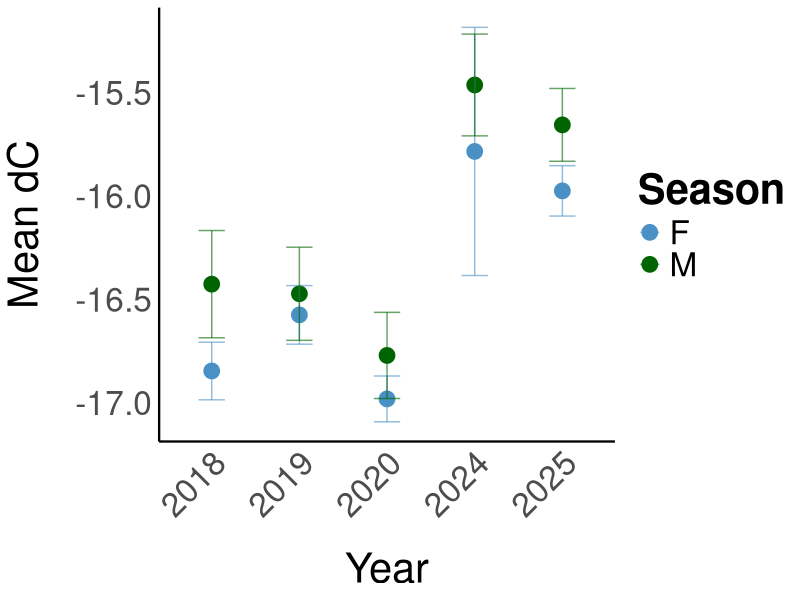
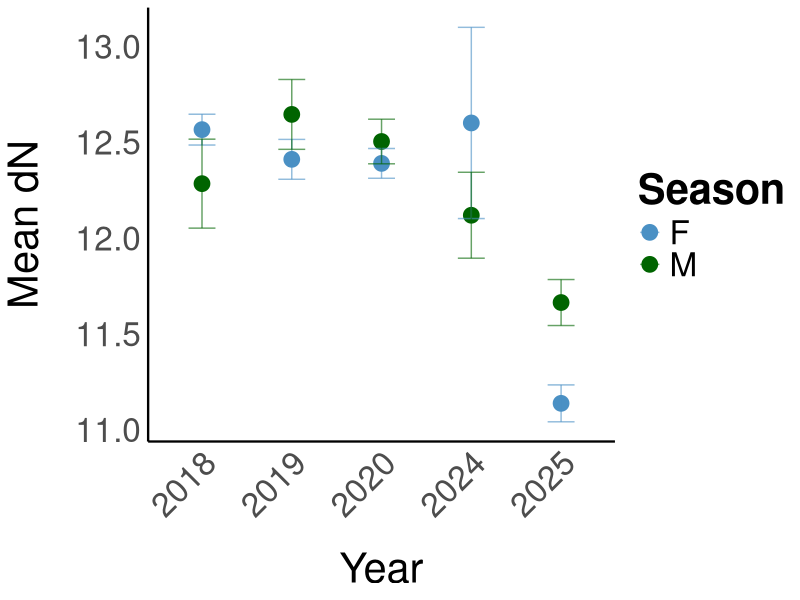
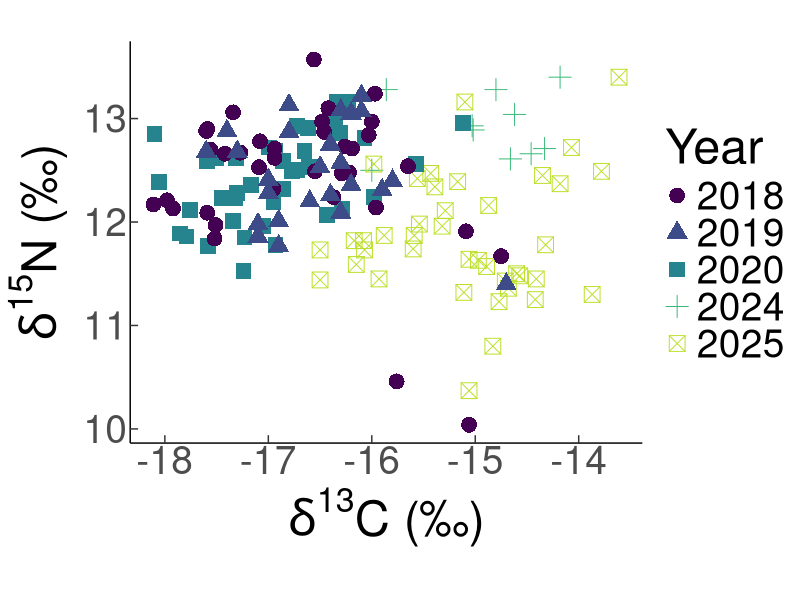
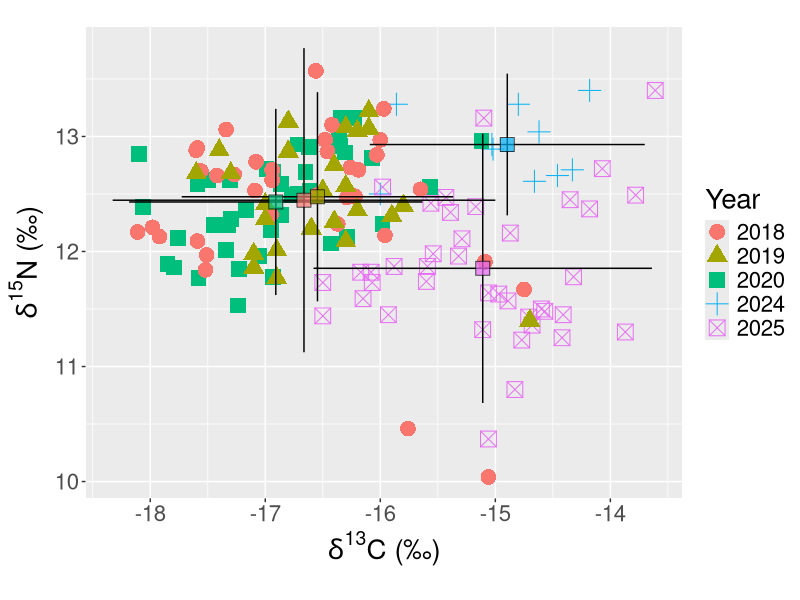
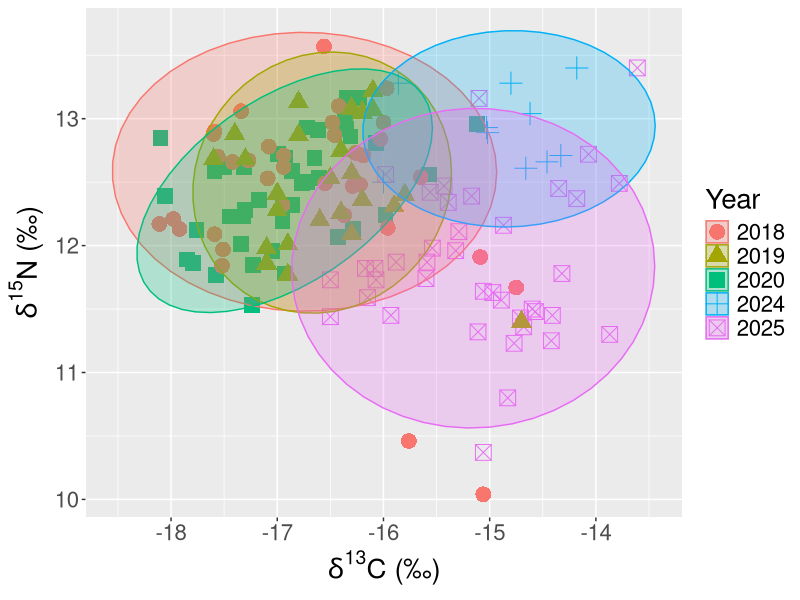
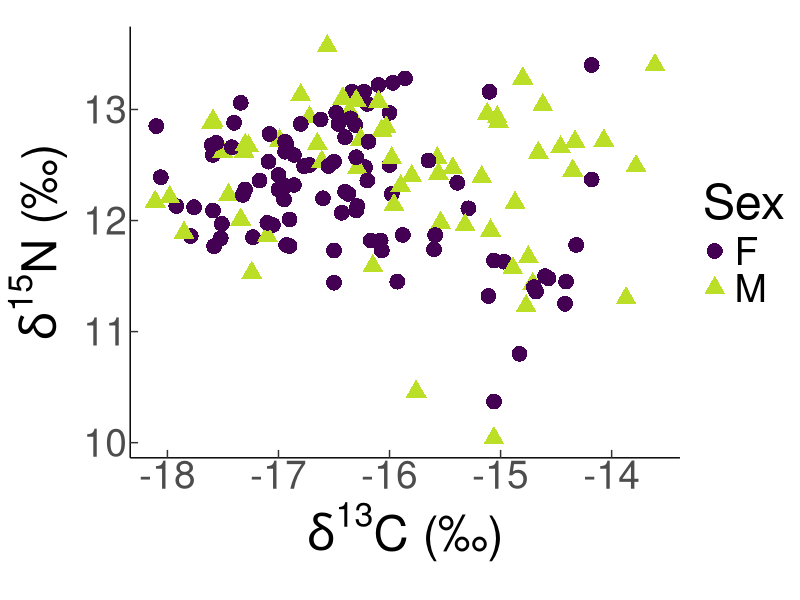
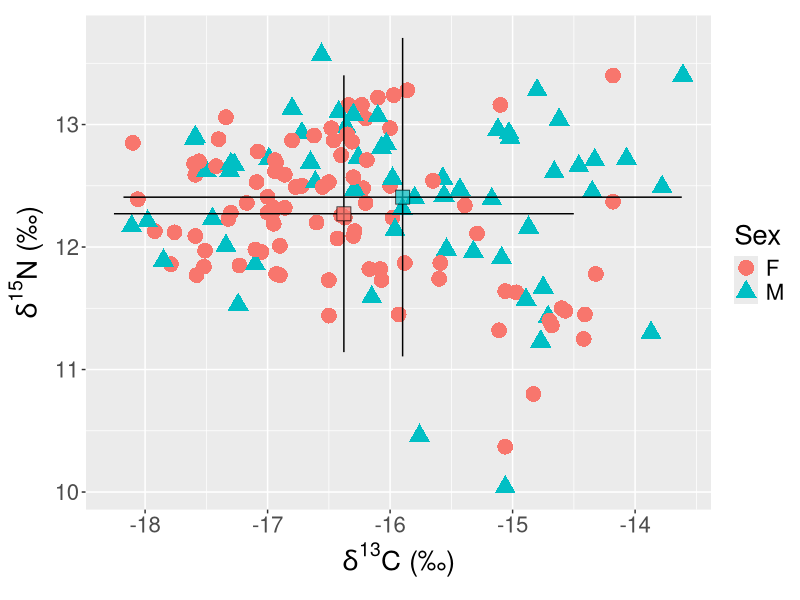
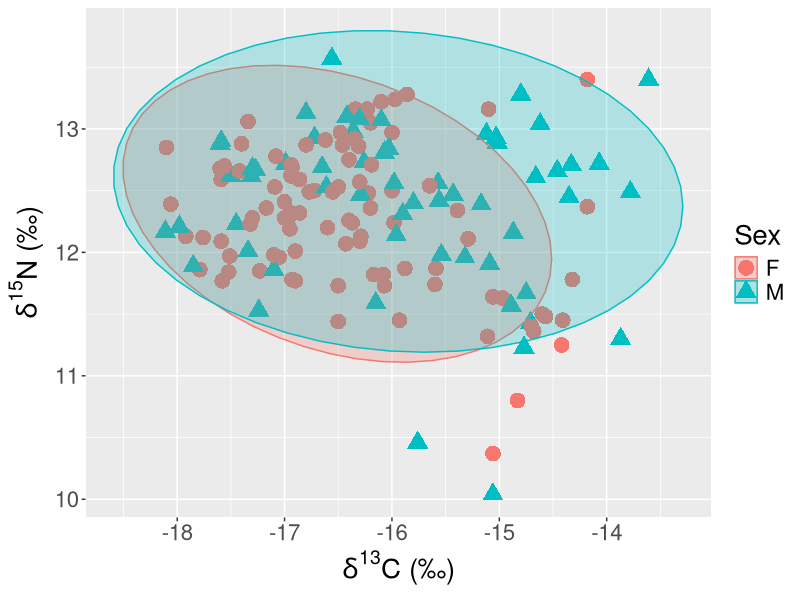

Here is the R script that generated these plots, in order:
## ---- chunk 1
#| include: false
library(patchwork)
library(broom)
library(tidyverse)

my_theme <- theme_minimal() +
  theme(
    axis.title.x = element_text(size = 30, margin = margin(t = 20)),
    axis.title.y = element_text(size = 30, margin = margin(r = 20)),
    axis.text.x = element_text(size = 24),
    axis.text.y = element_text(size = 24),
    panel.grid.major = element_blank(),
    panel.grid.minor = element_blank(),
    panel.background = element_blank(),
    plot.background = element_blank(),
    legend.title = element_text(size = 30, face = "bold"),
    legend.text = element_text(size = 24),
    strip.text = element_text(size = 30, face = "bold"),
    axis.line = element_line(colour = "black", linewidth = 0.8)) 

cbf <- c("orange", "#56B4E9", "#009E73", "#F0E442","pink")

## ---- chunk 2
#| echo: true
lab_outputs<-read.csv("Lab_outputs.csv",header=TRUE)
head(lab_outputs)
lab_outputs <- lab_outputs[, 1:(ncol(lab_outputs) - 4)]

metadata<-read.csv("Metadata.csv",header=TRUE)
metadata <- metadata[, 1:(ncol(metadata) - 88)]

lab_outputs <- lab_outputs %>%
  mutate(Sample_ID = case_when(
    Sample_type == "Blood" ~ sub("^RBC([0-9]+)[a-zA-Z]$", "\\1", Sample_name), 
    Sample_type == "Skin"  ~ Sample_name,                       
    TRUE ~ Sample_name
  ))
head(lab_outputs)

blood_labs <- lab_outputs %>%
  filter(Sample_type == "Blood") %>%
  mutate(Sample_ID = as.integer(Sample_ID)) %>%
  left_join(metadata %>% select(Blood_RB, Sex, Life_stage, Date),
            by = c("Sample_ID" = "Blood_RB")) %>%
  mutate(Sample_ID = as.character(Sample_ID))

skin_labs <- lab_outputs %>%
  filter(Sample_type == "Skin") %>%
  left_join(metadata %>% select(Biopsy_no, Genetics_no, Sex, Life_stage, Date) %>%
              pivot_longer(c(Biopsy_no, Genetics_no), values_to = "Sample_ID") %>%
              select(-name),
            by = "Sample_ID")

SIA_full <- bind_rows(blood_labs, skin_labs) %>%
  select(-Sample_ID)

SIA_full <- SIA_full %>%
  mutate(
    Month = month(Date),
    Season = if_else(Month %in% 11:12 | Month %in% 1:4, "Wet", "Dry")
  )
SIA_full$Date <- as.Date(SIA_full$Date, format = "%d/%m/%Y")
SIA_full$Year <- year(SIA_full$Date)
SIA_full$Year <- as.factor(SIA_full$Year)

head(SIA_full)
## ---- chunk 3
SIA_full %>%
  group_by(Sample_type, Sex, Season) %>%
  summarise(
    mean_C = round(mean(C, na.rm = TRUE), 2),
    sd_C   = round(sd(C, na.rm = TRUE), 2),
    mean_N = round(mean(N, na.rm = TRUE), 2),
    sd_N   = round(sd(N, na.rm = TRUE), 2),
    n      = n(),
    .groups = "drop"
  )
## ---- chunk 4
#| echo: true

SIA_biopsy<-SIA_full[SIA_full$Sample_type=="Skin",]

SIA_full %>%
  group_by(Year, Sex) %>%
  summarise(mean_C = mean(C, na.rm = TRUE),
            se_C = sd(C, na.rm = TRUE) / sqrt(n()),
            n = n(),
            .groups = "drop") %>%
  ggplot(aes(x = Year, y = mean_C, colour = Sex, group = Sex)) +
  geom_point(size = 5) +
  geom_errorbar(aes(ymin = mean_C - se_C, ymax = mean_C + se_C), width = 0.3, alpha = 0.6)+
  scale_colour_manual(values = c("#4A90C4", "darkgreen")) +
  labs(
    x = "Year",
    y = "Mean dC",
    colour = "Season"
  ) +
  my_theme + 
  theme(axis.text.x = element_text(angle = 45, hjust = 1))

SIA_full %>%
  group_by(Year, Sex) %>%
  summarise(mean_N = mean(N, na.rm = TRUE),
            se_N = sd(N, na.rm = TRUE) / sqrt(n()),
            n = n(),
            .groups = "drop") %>%
  ggplot(aes(x = Year, y = mean_N, colour = Sex, group = Sex)) +
  geom_point(size = 5) +
  geom_errorbar(aes(ymin = mean_N - se_N, ymax = mean_N + se_N), width = 0.3, alpha = 0.6)+
  scale_colour_manual(values = c("#4A90C4", "darkgreen")) +  
  labs(
    x = "Year",
    y = "Mean dN",
    colour = "Season"
  ) +
  my_theme + 
  theme(axis.text.x = element_text(angle = 45, hjust = 1))

## ---- chunk 5
#| echo: true
first.plot <- ggplot(data = SIA_biopsy, 
                   mapping = aes(x = C, 
                                 y = N)) + 
  geom_point(aes(color = Year, shape = Year), size = 5) +
  ylab(expression(paste(delta^{15}, "N (\u2030)"))) +
  xlab(expression(paste(delta^{13}, "C (\u2030)"))) + 
  theme(text = element_text(size=20))

classic.first.plot <- first.plot + theme_classic() + 
  theme(text = element_text(size=35)) + 
  coord_equal() + 
  theme(axis.ticks.length = unit(-0.2, "cm")) +
  scale_colour_viridis_d(end = 0.9)
print(classic.first.plot)

fbmeans <- SIA_biopsy %>% 
  group_by(Year) %>% 
  summarise(count = n(),
            mC = mean(C), 
            sdC = sd(C), 
            mN = mean(N), 
            sdN = sd(N) )
print(fbmeans)

second.plot <- first.plot + 
  geom_errorbar(data = fbmeans, 
                mapping = aes(x = mC, y = mN,
                              ymin = mN - 1.96*sdN, 
                              ymax = mN + 1.96*sdN), 
                width = 0)+
  geom_errorbarh(data = fbmeans, 
                 mapping = aes(x = mC, y = mN,
                               xmin = mC - 1.96*sdC,
                               xmax = mC + 1.96*sdC),
                 height = 0) + 
  geom_point(data = fbmeans, aes(x = mC, 
                                 y = mN,
                                 fill = Year), 
             color = "black", shape = 22, size = 5,
             alpha = 0.7, show.legend = FALSE) + 
  coord_equal()
print(second.plot)

p.ell <- 0.95

ellipse.plot3 <- first.plot + 
  stat_ellipse(aes(group =Year, 
                   fill = Year, 
                   color = Year), 
               alpha = 0.25, 
               level = p.ell,
               type = "t",
               geom = "polygon")
print(ellipse.plot3)
## ---- chunk 6
#| echo: true
first.plot <- ggplot(data = SIA_biopsy, 
                   mapping = aes(x = C, 
                                 y = N)) + 
  geom_point(aes(color = Sex, shape = Sex), size = 5) +
  ylab(expression(paste(delta^{15}, "N (\u2030)"))) +
  xlab(expression(paste(delta^{13}, "C (\u2030)"))) + 
  theme(text = element_text(size=20))

classic.first.plot <- first.plot + theme_classic() + 
  theme(text = element_text(size=35)) + 
  coord_equal() + 
  theme(axis.ticks.length = unit(-0.2, "cm")) +
  scale_colour_viridis_d(end = 0.9)
print(classic.first.plot)

fbmeans <- SIA_biopsy %>% 
  group_by(Sex) %>% 
  summarise(count = n(),
            mC = mean(C), 
            sdC = sd(C), 
            mN = mean(N), 
            sdN = sd(N) )
print(fbmeans)

second.plot <- first.plot + 
  geom_errorbar(data = fbmeans, 
                mapping = aes(x = mC, y = mN,
                              ymin = mN - 1.96*sdN, 
                              ymax = mN + 1.96*sdN), 
                width = 0)+
  geom_errorbarh(data = fbmeans, 
                 mapping = aes(x = mC, y = mN,
                               xmin = mC - 1.96*sdC,
                               xmax = mC + 1.96*sdC),
                 height = 0) + 
  geom_point(data = fbmeans, aes(x = mC, 
                                 y = mN,
                                 fill = Sex), 
             color = "black", shape = 22, size = 5,
             alpha = 0.7, show.legend = FALSE) + 
  coord_equal()
print(second.plot)

p.ell <- 0.95

ellipse.plot3 <- first.plot + 
  stat_ellipse(aes(group =Sex, 
                   fill = Sex, 
                   color = Sex), 
               alpha = 0.25, 
               level = p.ell,
               type = "t",
               geom = "polygon")
print(ellipse.plot3)
